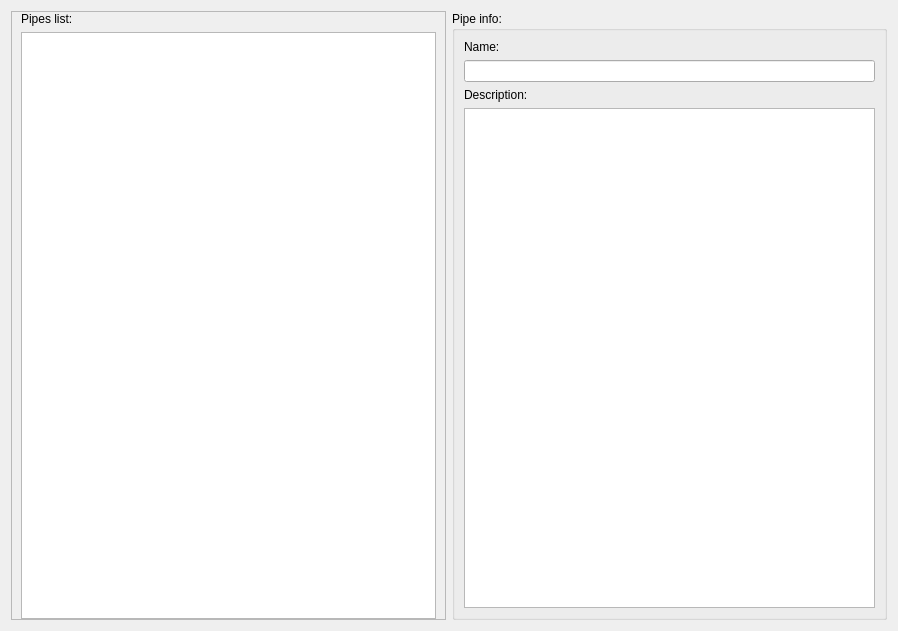
<?xml version="1.0" encoding="UTF-8"?>
<ui version="4.0">
 <class>UI::PipesTab</class>
 <widget class="QWidget" name="UI::PipesTab">
  <property name="geometry">
   <rect>
    <x>0</x>
    <y>0</y>
    <width>898</width>
    <height>631</height>
   </rect>
  </property>
  <property name="windowTitle">
   <string>PipesTab</string>
  </property>
  <layout class="QHBoxLayout" name="horizontalLayout">
   <item>
    <widget class="QScrollArea" name="scrollArea">
     <property name="widgetResizable">
      <bool>true</bool>
     </property>
     <widget class="QWidget" name="scrollAreaWidgetContents">
      <property name="geometry">
       <rect>
        <x>0</x>
        <y>0</y>
        <width>435</width>
        <height>611</height>
       </rect>
      </property>
      <layout class="QVBoxLayout" name="verticalLayout">
       <property name="leftMargin">
        <number>9</number>
       </property>
       <property name="topMargin">
        <number>0</number>
       </property>
       <property name="bottomMargin">
        <number>0</number>
       </property>
       <item>
        <widget class="QLabel" name="label">
         <property name="text">
          <string>Pipes list:</string>
         </property>
        </widget>
       </item>
       <item>
        <widget class="QListWidget" name="pipesListWidget"/>
       </item>
      </layout>
     </widget>
    </widget>
   </item>
   <item>
    <widget class="QGroupBox" name="groupBox">
     <property name="title">
      <string>Pipe info:</string>
     </property>
     <layout class="QVBoxLayout" name="verticalLayout_4">
      <item>
       <layout class="QVBoxLayout" name="verticalLayout_2">
        <item>
         <widget class="QLabel" name="label_2">
          <property name="text">
           <string>Name:</string>
          </property>
         </widget>
        </item>
        <item>
         <widget class="QLineEdit" name="nameLineEdit"/>
        </item>
       </layout>
      </item>
      <item>
       <layout class="QVBoxLayout" name="verticalLayout_3">
        <item>
         <widget class="QLabel" name="label_3">
          <property name="text">
           <string>Description:</string>
          </property>
         </widget>
        </item>
        <item>
         <widget class="QTextEdit" name="descriptionTextArea"/>
        </item>
       </layout>
      </item>
     </layout>
    </widget>
   </item>
  </layout>
 </widget>
 <resources/>
 <connections/>
</ui>
